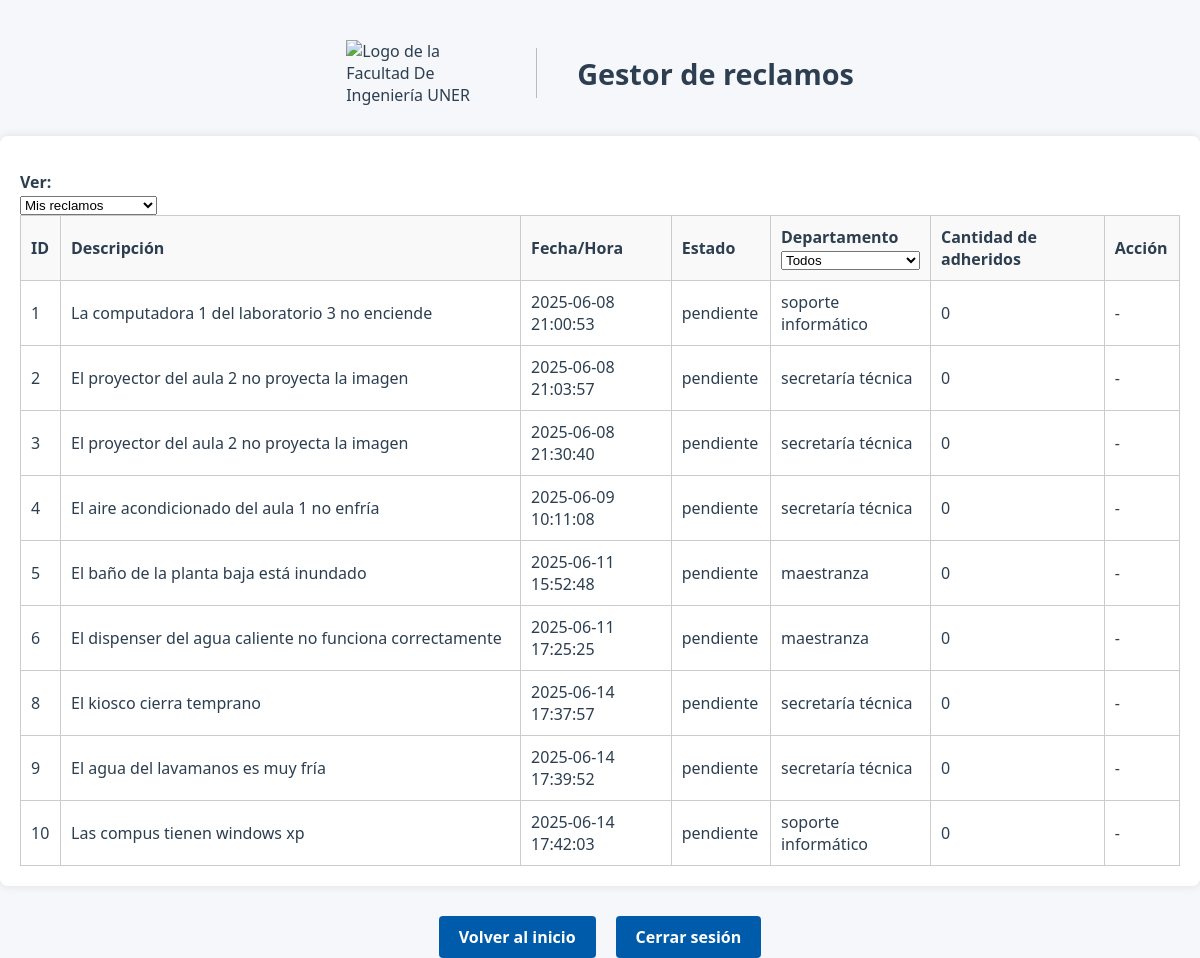
/listarReclamos (signed in), run on an earlier commit of the app's database.
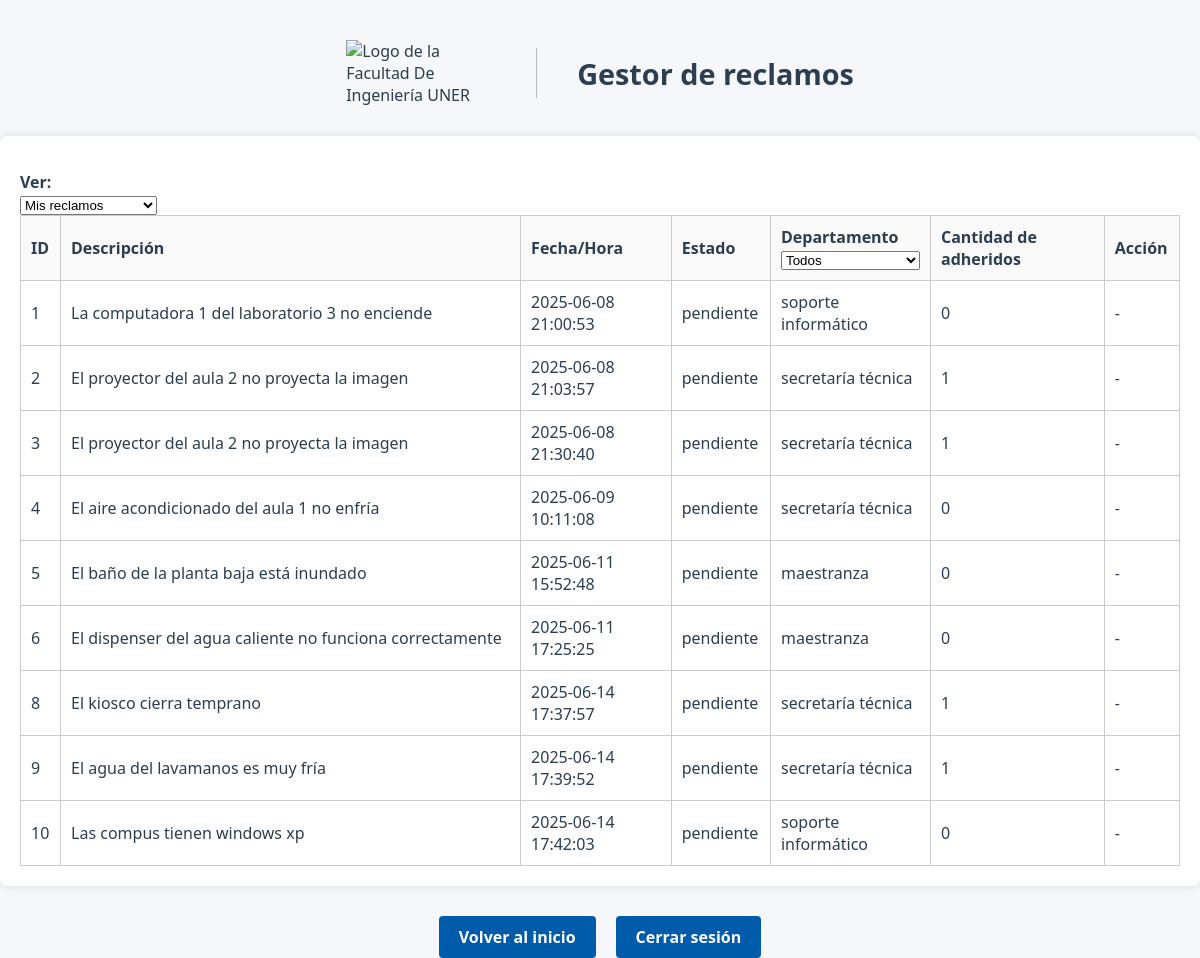
And on a later commit of the database.
### modules/modelosDTO.py (models this page shows)
class ModeloReclamo(Base):
    __tablename__ = 'Reclamos'
    id = Column(Integer(), primary_key=True, autoincrement=True)
    idUsuario = Column(Integer, ForeignKey('Usuarios.id'), nullable=False)
    fechaYHora = Column(String(50), nullable=False)  # Formato de fecha y hora
    estado = Column(String(20), nullable=False, default='pendiente')
    tiempoResolucion = Column(Integer, nullable=True, default=None)
    departamento = Column(String(20), nullable=False)
    numeroAdheridos = Column(Integer, nullable=False, default=0)
    descripcion = Column(Text, nullable=False)
    imagen = Column(String(255), nullable=True)
    usuariosAdheridos = relationship(
        "ModeloUsuario",
        secondary=asociacion_usuarios_adheridos,
        backref="reclamosAdheridos"
    ) #como definimos backref no hace falta poner la relacion inversa

### server.py (the view)
@app.route("/listarReclamos", methods=["GET", "POST"])
def listarReclamos():
    if 'username' not in session:
        flash("Debes iniciar sesión primero.", "error")
        return redirect(url_for('login'))
    username = session['username']
    idUsuario = gestor_login.idUsuarioActual
    filtro_usuario = request.form.get("filtroUsuario", "mios")
    filtro_departamento = request.form.get("filtroDepartamento", "todos")
    reclamos = repoReclamo.obtenerRegistrosFiltro("estado", "pendiente")
    if filtro_usuario == "mios":
        reclamos = [r for r in reclamos if r.idUsuario == idUsuario]
    if filtro_departamento != "todos":
        reclamos = [r for r in reclamos if r.departamento == filtro_departamento]
    return render_template("listarReclamos.html", reclamos=reclamos, username=username, idUsuario=idUsuario)

### modules/gestorLogin.py (called while the page is built)
    @property
    def idUsuarioActual(self):
        return current_user.id

    def __cargarUsuarioActual(self, idUsuario):
        usuario = self.__gestorUsuarios.cargarUsuario(idUsuario)
        if usuario:
            return FlaskLoginUser(usuario)
        return None

### modules/gestorUsuarios.py (called while the page is built)
    def cargarUsuario(self, idUsuario):
        return self.__repo.obtenerRegistroFiltro("id", idUsuario).to_dict()

### modules/reclamo.py (called while the page is built)
    @property
    def id(self):
        return self.__id

    @property
    def idUsuario(self):
        return self.__idUsuario

    @property
    def fechaYHora(self):
        return self.__fechaYHora

    @property
    def estado(self):
        return self.__estado

    @property
    def departamento(self):
        return self.__departamento

    @property
    def numeroAdheridos(self):
        return self.__numeroAdheridos

    @property
    def descripcion(self):
        return self.__descripcion

### modules/repositorioConcretoBD.py (called while the page is built)
    def obtenerRegistroFiltro(self, filtro, valor):
        modeloUsuario = self.__session.query(ModeloUsuario).filter_by(**{filtro:valor}).first()
        return self.__map_modelo_a_usuario(modeloUsuario) if modeloUsuario else None

    def __map_modelo_a_usuario(self, modeloUsuario: ModeloUsuario):
        return Usuario(
            id=modeloUsuario.id,  # Asumiendo que el modelo tiene un campo id
            nombre=modeloUsuario.nombre,
            apellido=modeloUsuario.apellido,
            email=modeloUsuario.email,
            nombreUsuario=modeloUsuario.nombreUsuario,
            rol=modeloUsuario.rol,
            password=modeloUsuario.password
        )

    def obtenerRegistrosFiltro(self, filtro, valor):
        if isinstance(valor, list) and len(valor) > 0:
            valor = valor[0]
        modeloReclamo = self.__session.query(ModeloReclamo).filter_by(**{filtro: valor}).all()
        if modeloReclamo:
            return [self.__map_modelo_a_reclamo(reclamo) for reclamo in modeloReclamo]
        return []

### modules/usuario.py (called while the page is built)
    @property
    def id(self):
        return self.__id

    @property
    def nombre(self):
        return self.__nombre

    @property
    def apellido(self):
        return self.__apellido

    @property
    def email(self):
        return self.__email

    @property
    def nombreUsuario(self):
        return self.__nombreUsuario

    @property
    def rol(self):
        return self.__rol

    @property
    def password(self):
        return self.__password

### templates/listarReclamos.html (shortened to what this page needs)
<!DOCTYPE html>
<html lang="es">
<head>
    <link rel="stylesheet" href="{{ url_for('static', filename='style.css') }}">
</head>
<body>
    <div class="header">
        <img src="{{ url_for('static', filename='logoFiuner.png') }}" alt="Logo de la Facultad De Ingeniería UNER" class="logo" width="150" height="50">
        <h1>Gestor de reclamos</h1>
    </div>
    <div class="tabla-reclamos">
        <form method="post" action="{{ url_for('listarReclamos') }}">
            <div class="filtros-superiores">
                <label for="filtroUsuario">Ver:</label>
                <select name="filtroUsuario" onchange="this.form.submit()">
                    <option value="mios" {% if request.form.get('filtroUsuario') == 'mios' %}selected{% endif %}>Mis reclamos</option>
                </select>
            </div>
            <table>
                <thead>
                    <tr>
                        <th>ID</th>
                        <th>Descripción</th>
                        <th style="width: 13%;">Fecha/Hora</th>
                        <th>Estado</th>
                        <th style="width: 11%;">
                            Departamento
                            <select name="filtroDepartamento" onchange="this.form.submit()">
                                <option value="todos" {% if request.form.get('filtroDepartamento') == 'todos' %}selected{% endif %}>Todos</option>
                            </select>
                        </th>
                        <th style="width: 15%;">Cantidad de adheridos</th>
                        <th>Acción</th>
                    </tr>
                </thead>
                <tbody>
                    {% if reclamos %}
                        {% for reclamo in reclamos %}
                            <tr>
                                <td>{{ reclamo.id }}</td>
                                <td>{{ reclamo.descripcion }}</td>
                                <td>{{ reclamo.fechaYHora }}</td>
                                <td>{{ reclamo.estado }}</td>
                                <td>{{ reclamo.departamento }}</td>
                                <td>{{ reclamo.numeroAdheridos }}</td>
                                <td>
                                    {% if reclamo.idUsuario != idUsuario %}
                                        <form action="{{ url_for('adherir_a_reclamo', idReclamo=reclamo.id) }}" method="post">
                                            <button type="submit" class="btn-registro">Adherirse</button>
                                        </form>
                                    {% else %}
                                        <span>-</span>
                                    {% endif %}
                                </td>
                            </tr>
                        {% endfor %}
                    {% else %}
                        <tr>
                            <td colspan="6" style="text-align: center;">No hay reclamos para mostrar.</td>
                        </tr>
                    {% endif %}
                </tbody>
            </table>
        </form>
    </div>
    <div class="botones">
        <a href="{{ url_for('bienvenido') }}" class="btn-registro">Volver al inicio</a>
        <a href="{{ url_for('logout') }}" class="btn-registro">Cerrar sesión</a>
    </div>
</body>
</html>

### static/style.css (style rules this page uses)
.header { display: flex; align-items: center; justify-content: center; gap: 20px; margin-top: 40px; padding: 0 20px; text-align: left; flex-wrap: wrap; }
body { font-family: 'Segoe UI', 'Roboto', 'Helvetica Neue', sans-serif; background-color: #f5f7fa; color: #2c3e50; margin: 0; padding: 0; min-height: 100vh; }
.logo { width: 150px; height: auto; }
h1 { font-size: 1.8em; color: #2c3e50; margin: 0; }
.btn-registro, .links { display: inline-block; padding: 10px 20px; background-color: #005baa; color: #fff !important; border: none; border-radius: 4px; text-decoration: none; font-weight: bold; margin-top: 10px; transition: background 0.2s; }
form { background-color: transparent; padding: 0; margin-top: 0; border-radius: 0; box-shadow: none; width: 100%; max-width: none; }
label { display: block; margin-top: 15px; font-weight: 600; }
.botones { display: flex; gap: 20px; flex-wrap: wrap; justify-content: center; margin-top: 20px; }
.tabla-reclamos { background-color: white; width: 100%; padding: 20px; box-sizing: border-box; border-radius: 8px; box-shadow: 0 0 10px rgba(0,0,0,0.1); margin-top: 30px; }
.tabla-reclamos table { width: 100%; border-collapse: collapse; }
.tabla-reclamos th, .tabla-reclamos td { padding: 10px; border: 1px solid #ccc; text-align: left; }
.tabla-reclamos thead { background-color: #f9f9f9; }

What changed in the data, as far as the page shows it:
changed ModeloReclamo id 2: numeroAdheridos "0" → "1"
changed ModeloReclamo id 3: numeroAdheridos "0" → "1"
changed ModeloReclamo "El kiosco cierra temprano": numeroAdheridos "0" → "1"
changed ModeloReclamo "El agua del lavamanos es muy fría": numeroAdheridos "0" → "1"
